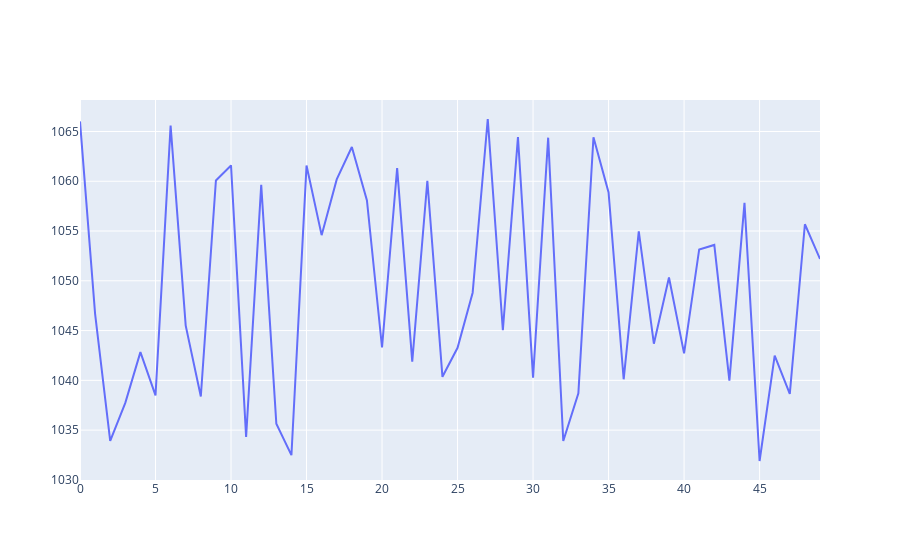

Notebook code for this chart:
### Code cell
fig = go.Figure()
fig.add_trace(go.Scatter(
    y=v_labels_validation[:,0]
))
fig.show()
